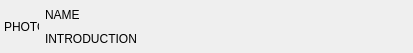
<?xml version="1.0" encoding="UTF-8"?>
<ui version="4.0">
 <class>RosterEntryWidget</class>
 <widget class="QWidget" name="RosterEntryWidget">
  <property name="geometry">
   <rect>
    <x>0</x>
    <y>0</y>
    <width>413</width>
    <height>53</height>
   </rect>
  </property>
  <property name="minimumSize">
   <size>
    <width>0</width>
    <height>45</height>
   </size>
  </property>
  <property name="maximumSize">
   <size>
    <width>16777215</width>
    <height>53</height>
   </size>
  </property>
  <property name="mouseTracking">
   <bool>true</bool>
  </property>
  <layout class="QHBoxLayout" name="horizontalLayout">
   <property name="leftMargin">
    <number>4</number>
   </property>
   <property name="topMargin">
    <number>5</number>
   </property>
   <property name="rightMargin">
    <number>0</number>
   </property>
   <property name="bottomMargin">
    <number>5</number>
   </property>
   <item alignment="Qt::AlignVCenter">
    <widget class="QLabel" name="photoLabel">
     <property name="minimumSize">
      <size>
       <width>35</width>
       <height>35</height>
      </size>
     </property>
     <property name="maximumSize">
      <size>
       <width>35</width>
       <height>35</height>
      </size>
     </property>
     <property name="mouseTracking">
      <bool>true</bool>
     </property>
     <property name="styleSheet">
      <string notr="true">QLabel {
    background: transparent;
}</string>
     </property>
     <property name="text">
      <string>PHOTO</string>
     </property>
    </widget>
   </item>
   <item>
    <layout class="QVBoxLayout" name="verticalLayout">
     <item>
      <widget class="QLabel" name="nameLabel">
       <property name="mouseTracking">
        <bool>true</bool>
       </property>
       <property name="styleSheet">
        <string notr="true">QLabel {
    background: transparent;
}</string>
       </property>
       <property name="text">
        <string>NAME</string>
       </property>
      </widget>
     </item>
     <item>
      <widget class="QLabel" name="introLabel">
       <property name="mouseTracking">
        <bool>true</bool>
       </property>
       <property name="styleSheet">
        <string notr="true">QLabel {
    background: transparent;
}</string>
       </property>
       <property name="text">
        <string>INTRODUCTION</string>
       </property>
      </widget>
     </item>
    </layout>
   </item>
  </layout>
 </widget>
 <resources/>
 <connections/>
</ui>
